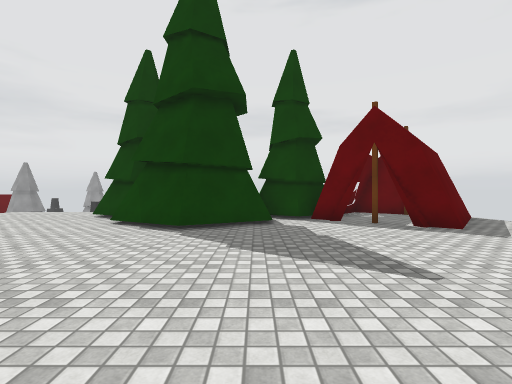
[1] (above)

13 first-person views from a walk through a scene from a Unity 3-D project. The camera is 1.3 m above the floor, looks level and sees 85° across. The floor is counted in squares, 1.8 m on a side. Each view is taken from the middle of a square. On the plan, view 1 faces up. The plan holds only what a view shows up to about 10 squares ahead; the rest is blank. The place goes on beyond the plan. The player character is not drawn. Surface patterns are stand-ins for the level's own textures.

[2]
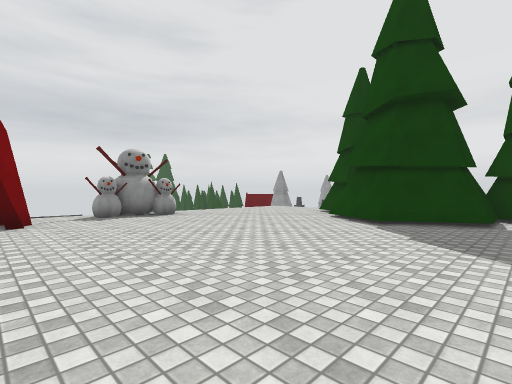

[3]
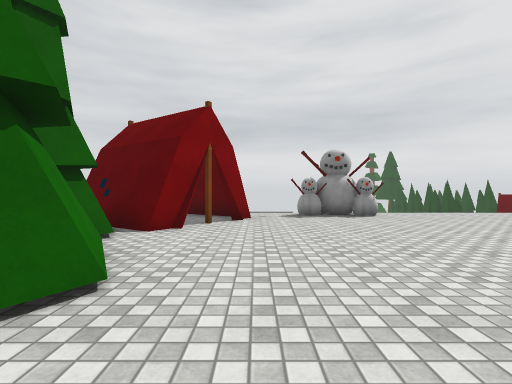

[4]
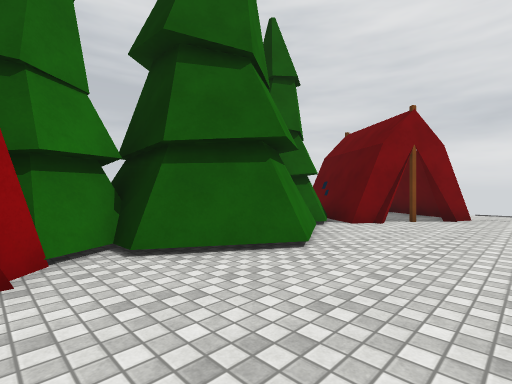

[5]
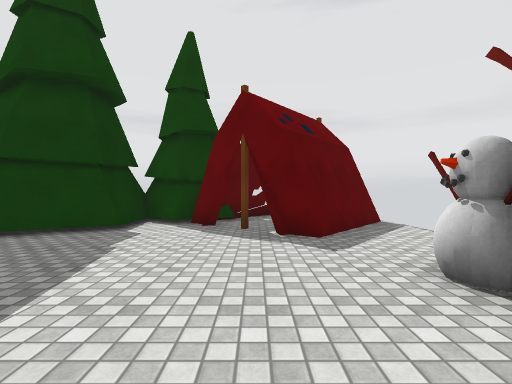

[6]
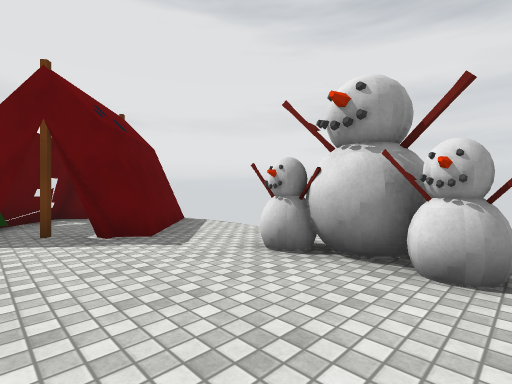

[7]
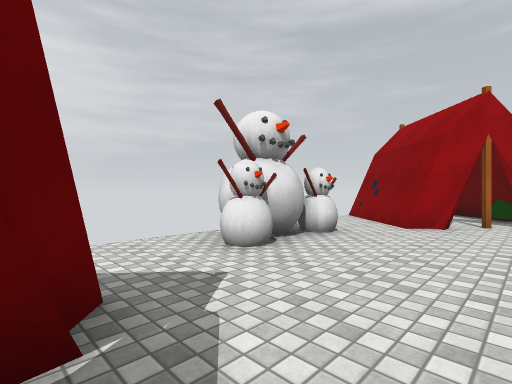

[8]
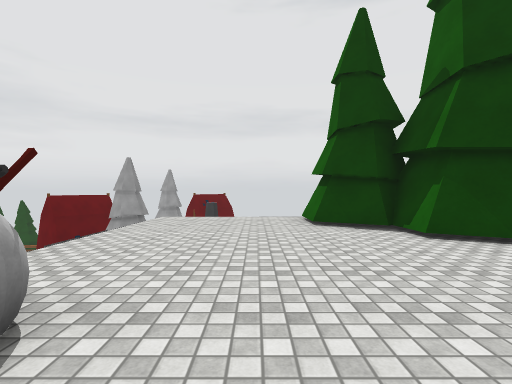

[9]
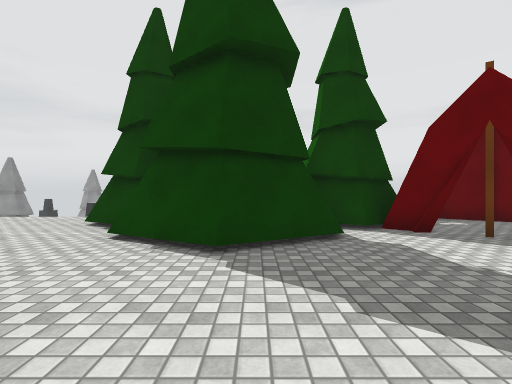

[10]
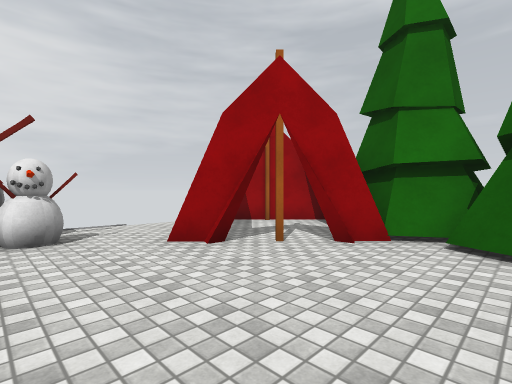

[11]
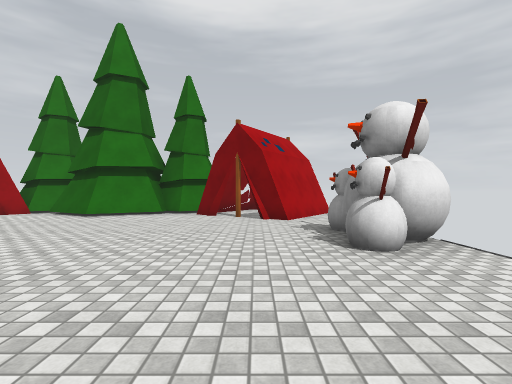

[12]
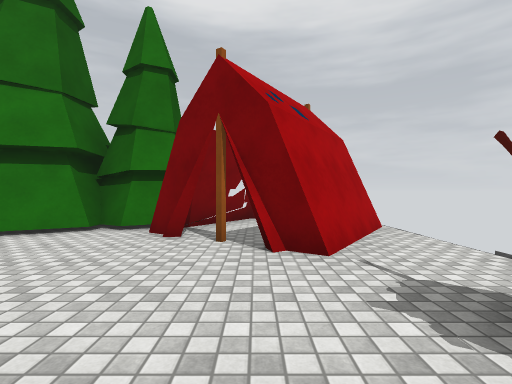

[13]
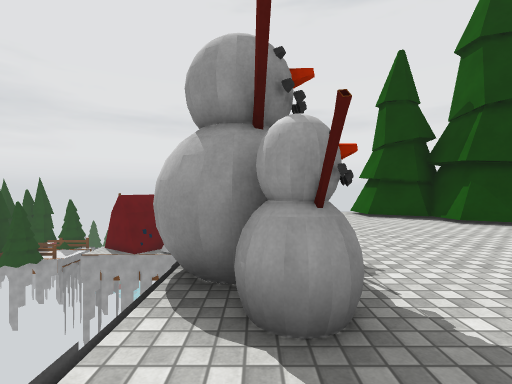

### Floor plan
Key: @ floor where view 1 was taken; # wall or solid block; . floor; = window, fence, low wall or low ledge; T tree; O other object.
Columns run from 9 left of view 1 to 6 right of it. Each row starts with its distance up from view 1.
 10  ....T      #
  9  ....#   T T#
  8  ....TT  TT## ##
  7  .....T# T.####.
  6  ......TT...###.
  5  ...............
  4  O..............
  3 #O............O#
  2 #O............O
  1  .............O
  0  ........@..##
 -1  =###.......##
 -2  ## ##.TTT.##
 -3     ######TT#
 -4          ####

Where each view was taken, in squares from view 1:
view 1: 0 up, 0 right, facing up
view 2: 1 down, 1 right, facing up-left
view 3: 0 up, 1 right, facing left
view 4: 1 up, 2 right, facing down-left
view 5: 1 up, 3 right, facing up
view 6: 1 up, 2 right, facing up-right
view 7: 6 up, 2 right, facing down-right
view 8: 2 up, 6 left, facing up
view 9: 2 up, 1 left, facing up
view 10: 2 up, 0 right, facing down-right
view 11: 7 up, 6 left, facing down
view 12: 3 up, 6 left, facing down
view 13: 0 up, 8 left, facing up
